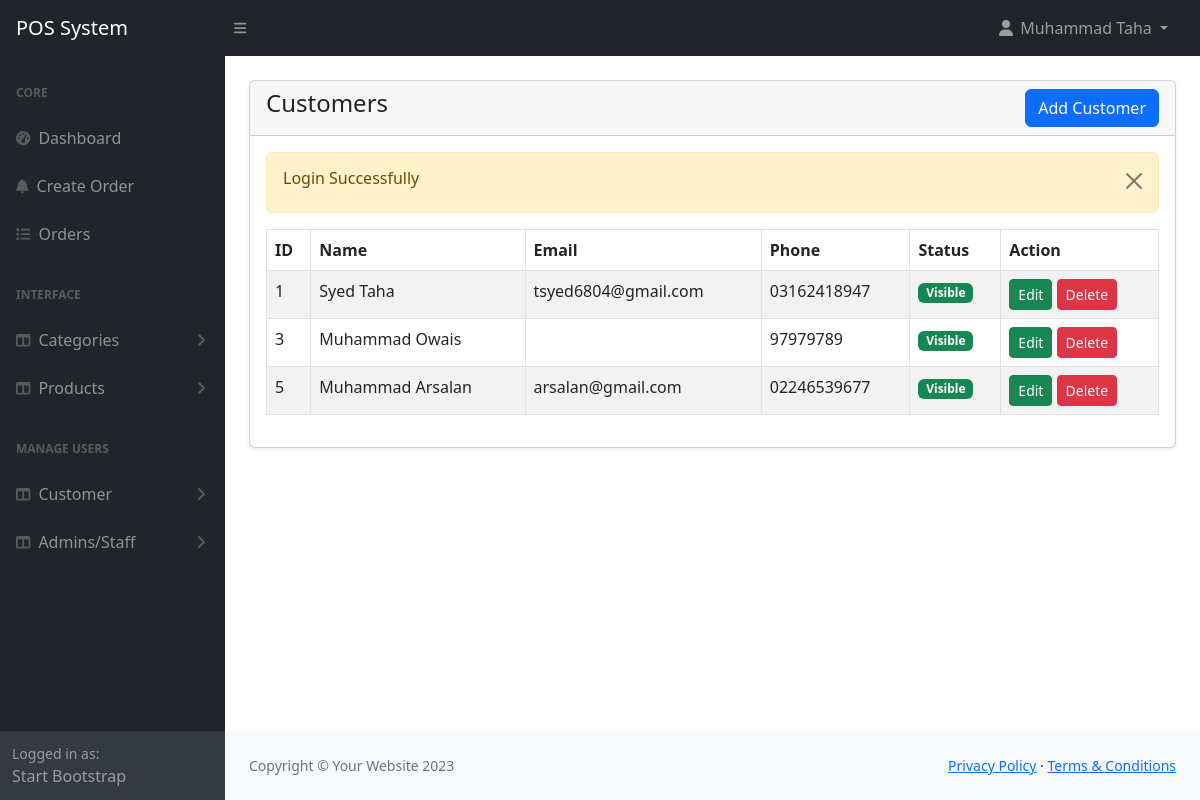
Page /admin/customer.php (signed in) on the committed database.
### tables this page shows
CREATE TABLE `customers` (
  `id` int(11) NOT NULL,
  `name` varchar(255) NOT NULL,
  `email` varchar(255) DEFAULT NULL,
  `phone` varchar(225) DEFAULT NULL,
  `status` tinyint(1) NOT NULL DEFAULT 0 COMMENT '0=visible,1=hidden',
  `created_at` date NOT NULL DEFAULT current_timestamp()
);

### admin/customer.php (the view, shortened to what this page needs)
<?php include('includes/header.php'); ?>
<div class="container-fluid px-4">
        <div class="card mt-4 shadow-sm">
            <div class="card-header">
                <h4 class="mb-0">Customers
                    <a href="customers-create.php" class="btn btn-primary float-end">Add Customer</a>
                </h4>
            </div>
            <div class="card-body">
                <?php
                    $customers = getAll('customers');
                    if(mysqli_num_rows($customers) > 0)
                    {
                ?>
                <div class="table-responsive">
                    <table class="table table-striped table-bordered">
                        <thead>
                            <tr>
                                <th>ID</th>
                                <th>Name</th>
                                <th>Email</th>
                                <th>Phone</th>
                                <th>Status</th>
                                <th>Action</th>
                            </tr>
                        </thead>
                        <tbody>
                            <?php foreach($customers as $item) :?>
                            <tr>
                                <td><?= $item['id'] ?></td>
                                <td><?= $item['name'] ?></td>
                                <td><?= $item['email'] ?></td>
                                <td><?= $item['phone'] ?></td>
                                <td>
                                    <?php
                                        if($item['status'] == 1){
                                            echo "<span class='badge bg-danger'>Hidden</span>";
                                        }else{
                                            echo "<span class='badge bg-success'>Visible</span>";
                                        }
                                    ?>
                                </td>
                                <td>
                                    <a href="customers-edit.php?id=<?= $item['id'];?>" class="btn btn-success btn-sm">Edit</a>
                                    <a
                                    href="customers-delete.php?id=<?= $item['id'];?>"
                                    class="btn btn-danger btn-sm"
                                    onclick="return confirm('Are you sure you want to delete this customer?');"
                                    >
                                    Delete
                                </a>
                                </td>
                            </tr>
                            <?php endforeach; ?>
                        </tbody>
                    </table>
                </div>
                           <?php
                            }else{
                                ?>
                                <h4 class="mb-0">No Record Found</h4>
                            <?php
                            }
                            ?>
            </div>
        </div>
</div>
<?php include('includes/footer.php'); ?>

### rows in the picture
customers: id "1", name "Syed Taha", email "tsyed6804@gmail.com", phone "03162418947", status "Visible"
customers: id "3", name "Muhammad Owais", phone "97979789", status "Visible"
customers: id "5", name "Muhammad Arsalan", email "arsalan@gmail.com", phone "02246539677", status "Visible"

### other values in the picture
$_SESSION['loggedInUser']['name'] "Muhammad Taha"
$_SESSION['status'] "Login Successfully"
